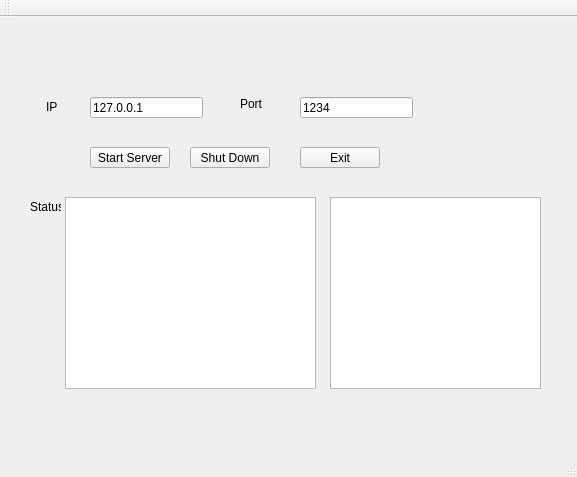
<?xml version="1.0" encoding="UTF-8"?>
<ui version="4.0">
 <class>MainWindow</class>
 <widget class="QMainWindow" name="MainWindow">
  <property name="geometry">
   <rect>
    <x>0</x>
    <y>0</y>
    <width>577</width>
    <height>477</height>
   </rect>
  </property>
  <property name="windowTitle">
   <string>MainWindow</string>
  </property>
  <widget class="QWidget" name="centralWidget">
   <widget class="QLineEdit" name="lineEdit">
    <property name="geometry">
     <rect>
      <x>90</x>
      <y>80</y>
      <width>113</width>
      <height>21</height>
     </rect>
    </property>
    <property name="text">
     <string>127.0.0.1</string>
    </property>
   </widget>
   <widget class="QLineEdit" name="port_lineEdit">
    <property name="geometry">
     <rect>
      <x>300</x>
      <y>80</y>
      <width>113</width>
      <height>21</height>
     </rect>
    </property>
    <property name="text">
     <string>1234</string>
    </property>
   </widget>
   <widget class="QPushButton" name="start_pushButton">
    <property name="geometry">
     <rect>
      <x>90</x>
      <y>130</y>
      <width>80</width>
      <height>21</height>
     </rect>
    </property>
    <property name="text">
     <string>Start Server</string>
    </property>
   </widget>
   <widget class="QPushButton" name="shutDown_pushButton">
    <property name="geometry">
     <rect>
      <x>190</x>
      <y>130</y>
      <width>80</width>
      <height>21</height>
     </rect>
    </property>
    <property name="text">
     <string>Shut Down</string>
    </property>
   </widget>
   <widget class="QPushButton" name="exit_pushButton">
    <property name="geometry">
     <rect>
      <x>300</x>
      <y>130</y>
      <width>80</width>
      <height>21</height>
     </rect>
    </property>
    <property name="text">
     <string>Exit</string>
    </property>
   </widget>
   <widget class="QTextBrowser" name="status_textBrowser">
    <property name="geometry">
     <rect>
      <x>65</x>
      <y>180</y>
      <width>251</width>
      <height>192</height>
     </rect>
    </property>
   </widget>
   <widget class="QLabel" name="label">
    <property name="geometry">
     <rect>
      <x>46</x>
      <y>80</y>
      <width>31</width>
      <height>20</height>
     </rect>
    </property>
    <property name="text">
     <string>IP</string>
    </property>
   </widget>
   <widget class="QLabel" name="label_2">
    <property name="geometry">
     <rect>
      <x>240</x>
      <y>80</y>
      <width>47</width>
      <height>13</height>
     </rect>
    </property>
    <property name="text">
     <string>Port</string>
    </property>
   </widget>
   <widget class="QLabel" name="label_3">
    <property name="geometry">
     <rect>
      <x>30</x>
      <y>180</y>
      <width>31</width>
      <height>20</height>
     </rect>
    </property>
    <property name="text">
     <string>Status</string>
    </property>
   </widget>
   <widget class="QTableView" name="tableView">
    <property name="geometry">
     <rect>
      <x>330</x>
      <y>180</y>
      <width>211</width>
      <height>192</height>
     </rect>
    </property>
   </widget>
  </widget>
  <widget class="QMenuBar" name="menuBar">
   <property name="geometry">
    <rect>
     <x>0</x>
     <y>0</y>
     <width>577</width>
     <height>20</height>
    </rect>
   </property>
  </widget>
  <widget class="QToolBar" name="mainToolBar">
   <attribute name="toolBarArea">
    <enum>TopToolBarArea</enum>
   </attribute>
   <attribute name="toolBarBreak">
    <bool>false</bool>
   </attribute>
  </widget>
  <widget class="QStatusBar" name="statusBar"/>
 </widget>
 <layoutdefault spacing="6" margin="11"/>
 <resources/>
 <connections/>
</ui>
